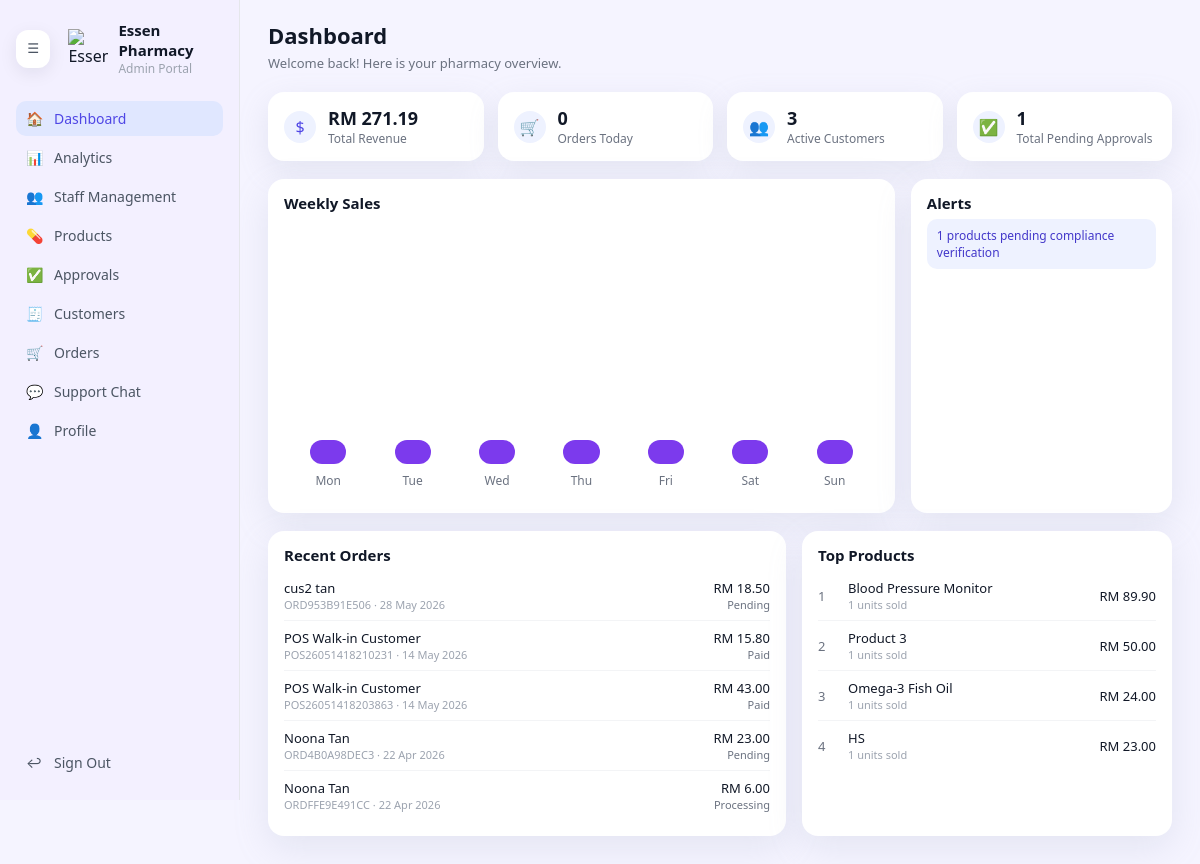
Page /admin/dashboard.php (signed in) on the committed database.
### tables this page shows
CREATE TABLE `customer_orders` (
  `order_id` int(10) UNSIGNED NOT NULL,
  `order_code` varchar(20) NOT NULL,
  `customer_id` int(10) UNSIGNED NOT NULL,
  `cashier_user_id` int(10) UNSIGNED DEFAULT NULL,
  `order_date` date NOT NULL DEFAULT curdate(),
  `transaction_datetime` datetime DEFAULT NULL,
  `total` decimal(12,2) NOT NULL DEFAULT 0.00,
  `items` int(10) UNSIGNED NOT NULL DEFAULT 0,
  `status` enum('Pending','Processing','Shipped','Delivered','Cancelled') NOT NULL DEFAULT 'Pending',
  `paymentMethod` varchar(80) DEFAULT 'Unknown',
  `amount_paid` decimal(12,2) DEFAULT NULL,
  `change_amount` decimal(12,2) DEFAULT NULL,
  `order_source` varchar(30) NOT NULL DEFAULT 'Online',
  `created_at` timestamp NULL DEFAULT current_timestamp(),
  `updated_at` timestamp NULL DEFAULT current_timestamp() ON UPDATE current_timestamp()
);

CREATE TABLE `customers` (
  `customer_id` int(10) UNSIGNED NOT NULL,
  `user_id` int(10) UNSIGNED DEFAULT NULL,
  `customer_code` varchar(20) NOT NULL,
  `name` varchar(150) NOT NULL,
  `email` varchar(150) NOT NULL,
  `phone` varchar(40) DEFAULT NULL,
  `address` varchar(255) DEFAULT NULL,
  `join_date` date NOT NULL DEFAULT curdate(),
  `status` enum('active','inactive') NOT NULL DEFAULT 'active',
  `created_at` timestamp NULL DEFAULT current_timestamp(),
  `updated_at` timestamp NULL DEFAULT current_timestamp() ON UPDATE current_timestamp()
);

### admin/dashboard.php (the view, shortened to what this page needs)
<?php
require_once __DIR__ . '/../db.php';
function customerCount(mysqli $conn, string $whereClause = '1=1'): int
{
    $result = $conn->query("SELECT COUNT(*) AS total FROM customers WHERE {$whereClause}");
    $row = $result->fetch_assoc();
    return (int) ($row['total'] ?? 0);
}
function relativeTime(string $datetime): string
{
    $timestamp = strtotime($datetime);
    $diff = time() - $timestamp;
    return date('d M Y', $timestamp);
}
$today = new DateTimeImmutable('today');
$todayStr = $today->format('Y-m-d');
$summarySql = "
    SELECT
        COALESCE(SUM(total), 0) AS total_revenue,
        SUM(CASE WHEN order_date = ? THEN 1 ELSE 0 END) AS orders_today
    FROM customer_orders
    WHERE status <> 'Cancelled'
";
$summaryStmt = $conn->prepare($summarySql);
$summaryStmt->bind_param('s', $todayStr);
$summaryStmt->execute();
$summaryRow = $summaryStmt->get_result()->fetch_assoc() ?: [];
$totalRevenue = (float) ($summaryRow['total_revenue'] ?? 0);
$ordersToday = (int) ($summaryRow['orders_today'] ?? 0);
$activeCustomers = customerCount($conn, "status = 'active'");
$pendingApprovals = 0;
$pendingApprovalsResult = $conn->query("SELECT COUNT(*) AS total FROM product_submissions WHERE status = 'Pending'");
if ($pendingApprovalsResult) {
    $pendingApprovals = (int) (($pendingApprovalsResult->fetch_assoc()['total'] ?? 0));
}
$weeklySales = [
    'Mon' => 0.0,
    'Tue' => 0.0,
    'Wed' => 0.0,
    'Thu' => 0.0,
    'Fri' => 0.0,
    'Sat' => 0.0,
    'Sun' => 0.0,
];
$recentOrders = [];
$recentOrdersResult = $conn->query(
    "SELECT o.order_code, o.created_at, o.total, o.status, c.name
     FROM customer_orders o
     JOIN customers c ON o.customer_id = c.customer_id
     ORDER BY o.created_at DESC, o.order_id DESC
     LIMIT 5"
);
if ($recentOrdersResult) {
    while ($row = $recentOrdersResult->fetch_assoc()) {
        $recentOrders[] = [
            'name' => $row['name'],
            'code' => $row['order_code'],
            'time' => relativeTime((string) $row['created_at']),
            'amount' => (float) $row['total'],
            'status' => $row['status'] === 'Delivered' ? 'Paid' : $row['status'],
        ];
    }
}
$topProducts = [];
$topProductsResult = $conn->query(
    "SELECT
        oi.product_name AS name,
        SUM(oi.quantity) AS sold,
        SUM(oi.quantity * oi.unit_price) AS revenue
     FROM order_items oi
     JOIN customer_orders o ON oi.order_id = o.order_id
     WHERE o.status <> 'Cancelled'
     GROUP BY oi.product_name
     ORDER BY revenue DESC, sold DESC
     LIMIT 4"
);
if ($topProductsResult) {
    $rank = 1;
    while ($row = $topProductsResult->fetch_assoc()) {
        $topProducts[] = [
            'rank' => $rank++,
            'name' => $row['name'],
            'sold' => (int) $row['sold'],
            'revenue' => (float) $row['revenue'],
        ];
    }
}
$maxWeeklySales = max($weeklySales ?: [0]);
?>
<!DOCTYPE html>
<html lang="en">
<head>
    <link rel="stylesheet" href="css/admin-dashboard.css">
</head>
<body>
<div class="admin-layout">
    <aside class="sidebar">
        <div class="sidebar-header">
            <button type="button" id="sidebarToggle" class="sidebar-toggle" aria-pressed="false" aria-label="Toggle sidebar">&#9776;</button>
            <div class="logo-circle">
                <img src="../logo-transparent.png" alt="Essen Pharmacy" class="logo-image">
            </div>
            <div class="sidebar-brand">
                <div class="brand-title">Essen Pharmacy</div>
                <div class="brand-subtitle">Admin Portal</div>
            </div>
        </div>
        <nav class="sidebar-nav">
            <a href="dashboard.php" class="nav-item active">
                <span class="nav-icon">🏠</span>
                <span class="nav-label">Dashboard</span>
            </a>
            <a href="analytics.php" class="nav-item">
                <span class="nav-icon">📊</span>
                <span class="nav-label">Analytics</span>
            </a>
            <a href="staff.php" class="nav-item">
                <span class="nav-icon">👥</span>
                <span class="nav-label">Staff Management</span>
            </a>
            <a href="products.php" class="nav-item">
                <span class="nav-icon">💊</span>
                <span class="nav-label">Products</span>
            </a>
            <a href="approvals.php" class="nav-item">
                <span class="nav-icon">✅</span>
                <span class="nav-label">Approvals</span>
            </a>
            <a href="customers.php" class="nav-item">
                <span class="nav-icon">🧾</span>
                <span class="nav-label">Customers</span>
            </a>
            <a href="orders.php" class="nav-item">
                <span class="nav-icon">🛒</span>
                <span class="nav-label">Orders</span>
            </a>
            <a href="support-chat.php" class="nav-item">
                <span class="nav-icon">💬</span>
                <span class="nav-label">Support Chat</span>
            </a>
            <a href="profile.php" class="nav-item">
                <span class="nav-icon">👤</span>
                <span class="nav-label">Profile</span>
            </a>
        </nav>
        <div class="sidebar-footer">
            <a href="../logout.php" class="nav-item">
                <span class="nav-icon">↩</span>
                <span class="nav-label">Sign Out</span>
            </a>
        </div>
    </aside>
    <main class="main-content">
        <header class="main-header">
            <div>
                <h1>Dashboard</h1>
                <p>Welcome back! Here is your pharmacy overview.</p>
            </div>
        </header>
        <section class="metric-grid">
            <div class="metric-card">
                <div class="metric-icon">$</div>
                <div class="metric-main">
                    <div class="metric-value">RM <?php echo number_format($totalRevenue, 2); ?></div>
                    <div class="metric-label">Total Revenue</div>
                </div>
            </div>
            <div class="metric-card">
                <div class="metric-icon">&#128722;</div>
                <div class="metric-main">
                    <div class="metric-value"><?php echo number_format($ordersToday); ?></div>
                    <div class="metric-label">Orders Today</div>
                </div>
            </div>
            <div class="metric-card">
                <div class="metric-icon">&#128101;</div>
                <div class="metric-main">
                    <div class="metric-value"><?php echo number_format($activeCustomers); ?></div>
                    <div class="metric-label">Active Customers</div>
                </div>
            </div>
            <div class="metric-card">
                <div class="metric-icon">&#9989;</div>
                <div class="metric-main">
                    <div class="metric-value"><?php echo number_format($pendingApprovals); ?></div>
                    <div class="metric-label">Total Pending Approvals</div>
                </div>
            </div>
        </section>
        <section class="main-row">
            <div class="card large">
                <div class="card-header">
                    <h2>Weekly Sales</h2>
                </div>
                <div class="chart-bars">
                    <?php foreach ($weeklySales as $day => $value): ?>
                        <?php $barHeight = $maxWeeklySales > 0 ? max(24, (int) round(($value / $maxWeeklySales) * 220)) : 24; ?>
                        <div class="chart-bar">
                            <div class="bar" style="height: <?php echo $barHeight; ?>px;"></div>
                            <div class="bar-label"><?php echo htmlspecialchars($day); ?></div>
                        </div>
                    <?php endforeach; ?>
                </div>
            </div>
            <div class="card alerts-card">
                <div class="card-header">
                    <h2>Alerts</h2>
                </div>
                <div class="alerts-list">
                    <?php if ($pendingApprovals > 0): ?>
                        <div class="alert-pill info">
                            <?php echo number_format($pendingApprovals); ?> products pending compliance verification
                        </div>
                    <?php endif; ?>
                </div>
            </div>
        </section>
        <section class="bottom-row">
            <div class="card">
                <div class="card-header">
                    <h2>Recent Orders</h2>
                </div>
                <div class="table-list">
                    <?php foreach ($recentOrders as $order): ?>
                        <div class="table-row">
                            <div class="table-main">
                                <div class="row-title"><?php echo htmlspecialchars($order['name']); ?></div>
                                <div class="row-subtitle">
                                    <?php echo htmlspecialchars($order['code']); ?> · <?php echo htmlspecialchars($order['time']); ?>
                                </div>
                            </div>
                            <div class="row-meta">
                                <div class="row-amount">RM <?php echo number_format($order['amount'], 2); ?></div>
                                <div class="row-status"><?php echo htmlspecialchars($order['status']); ?></div>
                            </div>
                        </div>
                    <?php endforeach; ?>
                </div>
            </div>
            <div class="card">
                <div class="card-header">
                    <h2>Top Products</h2>
                </div>
                <div class="table-list">
                    <?php foreach ($topProducts as $product): ?>
                        <div class="table-row">
                            <div class="table-rank"><?php echo (int) $product['rank']; ?></div>
                            <div class="table-main">
                                <div class="row-title"><?php echo htmlspecialchars($product['name']); ?></div>
                                <div class="row-subtitle">
                                    <?php echo (int) $product['sold']; ?> units sold
                                </div>
                            </div>
                            <div class="row-meta">
                                <div class="row-amount">RM <?php echo number_format($product['revenue'], 2); ?></div>
                            </div>
                        </div>
                    <?php endforeach; ?>
                </div>
            </div>
        </section>
    </main>
</div>
</body>
</html>

### admin/css/admin-dashboard.css (style rules this page uses)
body { margin: 0; font-family: system-ui, -apple-system, BlinkMacSystemFont, "Segoe UI", sans-serif; background-color: #f5f4ff; color: #111827; }
.admin-layout { display: grid; grid-template-columns: 240px minmax(0, 1fr); min-height: 100vh; }
.sidebar { position: sticky; top: 0; height: 100vh; overflow-y: auto; background-color: #f3f0ff; border-right: 1px solid #e5e7eb; display: flex; flex-direction: column; padding: 20px 16px; box-sizing: border-box; min-width: 240px; transition: width 0.2s ease, padding 0.2s ease; }
.sidebar-header { display: flex; align-items: center; gap: 10px; margin-bottom: 24px; }
.logo-circle { width: 40px; height: 40px; border-radius: 0; display: flex; align-items: center; justify-content: center; background: transparent; color: inherit; overflow: visible; }
.logo-image { width: 40px; height: 40px; max-width: 40px; max-height: 40px; display: block; object-fit: contain; }
.sidebar-toggle { display: inline-flex; align-items: center; justify-content: center; width: 38px; height: 38px; border: none; border-radius: 12px; background: #ffffff; color: #4b5563; cursor: pointer; box-shadow: 0 5px 18px rgba(15, 23, 42, 0.08); transition: background 0.2s ease, transform 0.2s ease; margin-right: 8px; }
.sidebar-brand .brand-title { font-size: 15px; font-weight: 600; }
.sidebar-brand .brand-subtitle { font-size: 12px; color: #9ca3af; }
.sidebar-nav { flex: 1; display: flex; flex-direction: column; gap: 4px; }
.nav-item { display: flex; align-items: center; gap: 10px; padding: 8px 10px; border-radius: 10px; text-decoration: none; color: #4b5563; font-size: 14px; }
.nav-item .nav-icon { width: 18px; }
.nav-item.active { background-color: #e0e7ff; color: #4f46e5; }
.sidebar-footer { margin-top: auto; }
.main-content { padding: 20px 28px 28px; box-sizing: border-box; }
.main-header h1 { margin: 0 0 4px; font-size: 22px; }
.main-header p { margin: 0; font-size: 13px; color: #6b7280; }
.metric-grid { margin-top: 20px; display: grid; grid-template-columns: repeat(4, minmax(0, 1fr)); gap: 14px; }
.metric-card { background-color: #ffffff; border-radius: 16px; padding: 14px 16px; display: flex; align-items: center; gap: 12px; box-shadow: 0 10px 30px rgba(148, 163, 184, 0.18); }
.metric-icon { width: 32px; height: 32px; border-radius: 999px; display: flex; align-items: center; justify-content: center; font-size: 16px; background-color: #eef2ff; color: #4f46e5; }
.metric-main { flex: 1; }
.metric-value { font-size: 18px; font-weight: 600; }
.metric-label { font-size: 12px; color: #6b7280; }
.main-row { display: grid; grid-template-columns: minmax(0, 2.4fr) minmax(0, 1fr); gap: 16px; margin-top: 18px; }
.card { background-color: #ffffff; border-radius: 16px; padding: 14px 16px 16px; box-shadow: 0 12px 35px rgba(148, 163, 184, 0.18); box-sizing: border-box; }
.card.large { min-height: 320px; }
.card-header h2 { margin: 0 0 6px; font-size: 15px; }
.chart-bars { display: flex; align-items: flex-end; justify-content: space-between; gap: 12px; min-height: 250px; padding: 20px 8px 8px; }
.chart-bar { display: flex; flex-direction: column; justify-content: flex-end; align-items: center; gap: 8px; flex: 1; min-width: 0; }
.chart-bar .bar { width: clamp(24px, 50%, 38px); min-height: 24px; border-radius: 999px; background-color: #7c3aed; }
.chart-bar .bar-label { font-size: 12px; font-weight: 500; color: #6b7280; }
.alerts-card { min-height: 220px; }
.alerts-list { display: flex; flex-direction: column; gap: 8px; margin-top: 6px; }
.alert-pill { padding: 8px 10px; border-radius: 10px; font-size: 12px; }
.alert-pill.info { background-color: #eef2ff; color: #4338ca; }
.bottom-row { display: grid; grid-template-columns: minmax(0, 1.4fr) minmax(0, 1fr); gap: 16px; margin-top: 18px; }
.table-list { margin-top: 4px; display: flex; flex-direction: column; }
.table-row { display: flex; align-items: center; justify-content: space-between; padding: 8px 0; border-bottom: 1px solid #f3f4f6; gap: 10px; }
.table-row:last-child { border-bottom: none; }
.table-main { flex: 1; }
.table-rank { width: 20px; font-size: 13px; color: #6b7280; }
.row-title { font-size: 13px; font-weight: 500; }
.row-subtitle { font-size: 11px; color: #9ca3af; }
.row-meta { text-align: right; }
.row-amount { font-size: 13px; font-weight: 500; }
.row-status { font-size: 11px; color: #6b7280; }

### rows in the picture
customer_orders: customer.name "cus2 tan", order_code "ORD953B91E506", time "28 May 2026", amount "18.50", status "Pending"
customer_orders: customer.name "POS Walk-in Customer", order_code "POS26051418210231", time "14 May 2026", amount "15.80", status "Paid"
customer_orders: customer.name "POS Walk-in Customer", order_code "POS26051418203863", time "14 May 2026", amount "43.00", status "Paid"
customer_orders: customer.name "Noona Tan", order_code "ORD4B0A98DEC3", time "22 Apr 2026", amount "23.00", status "Pending"
customer_orders: customer.name "Noona Tan", order_code "ORDFFE9E491CC", time "22 Apr 2026", amount "6.00", status "Processing"

### other values in the picture
$totalRevenue "271.19"
$ordersToday "0"
$activeCustomers "3"
$pendingApprovals "1"
$day "Mon"
$day "Tue"
$day "Wed"
$day "Thu"
$day "Fri"
$day "Sat"
$day "Sun"
$product['rank'] "1"
$product['name'] "Blood Pressure Monitor"
$product['sold'] "1"
$product['revenue'] "89.90"
